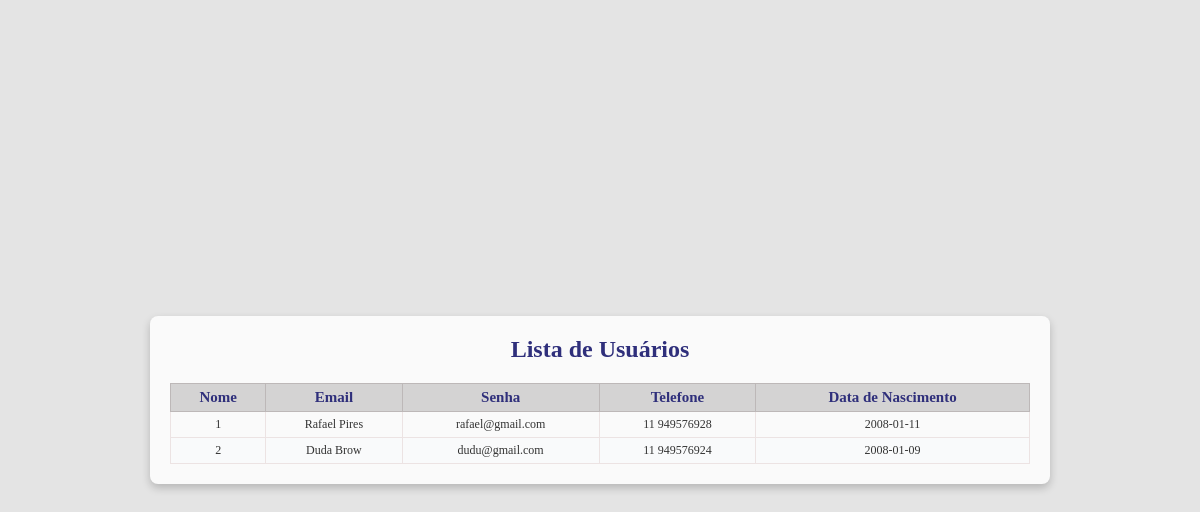
The app's page /lista, older data.
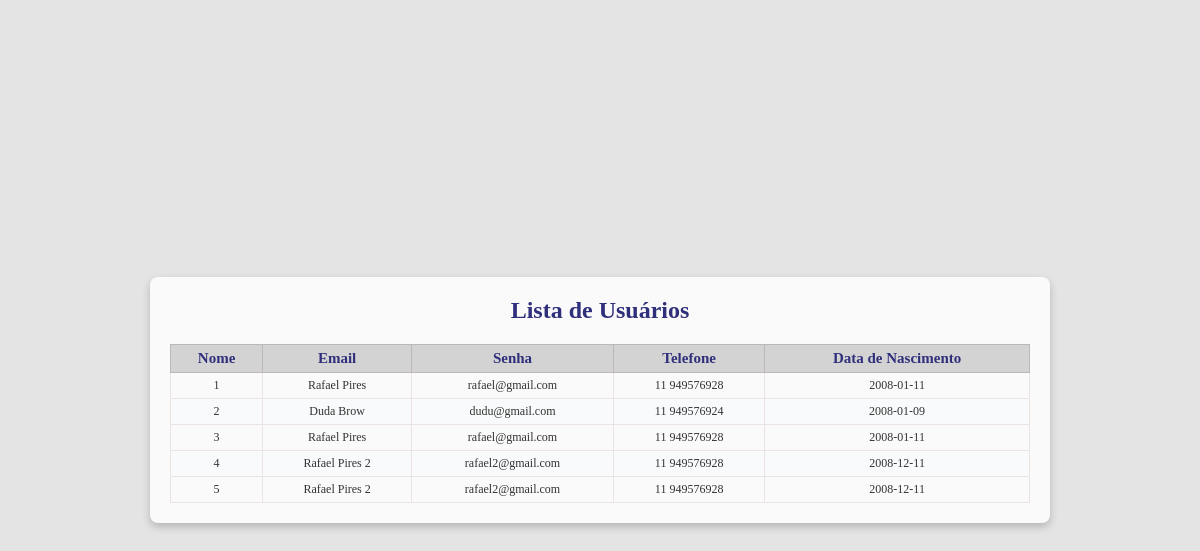
The same page, newer data.
### ddd-main/ddd-main/projeto_21_12 - Copia/models/PessoaM.py (models this page shows, shortened)
class Person(db.Model):
    __tablename__ = 'Person'
    id_person = db.Column(db.Integer, primary_key=True, autoincrement=True)
    name = db.Column(db.String(100), nullable=False)
    email = db.Column(db.String(150), nullable=False)
    password = db.Column(db.String(50), nullable=False)
    access_level = db.Column(db.String(90), nullable=False)
    telefone = db.Column(db.String(50), nullable=False)
    register_date = db.Column(db.String(50), nullable=False)
    orders = db.relationship('Orders', back_populates='person', lazy=True)

### ddd-main/ddd-main/projeto_21_12 - Copia/controllers/listagemC.py (the view)
@lista_controller.route('/lista')
def listagem():
    lista_repository = PersonRepository()
    cadastros = lista_repository.get_all_persons()
    return render_template('listagem.html', cadastros=cadastros)

### ddd-main/ddd-main/projeto_21_12 - Copia/DAO/PessoaDAO.py (called while the page is built)
    @staticmethod
    def get_all_persons():
        return Person.query.all()

### ddd-main/ddd-main/projeto_21_12 - Copia/repository/repository_pessoa.py (called while the page is built)
    def get_all_persons(self):
        return self.person_dao.get_all_persons()

### ddd-main/ddd-main/projeto_21_12 - Copia/templates/listagem.html (shortened to what this page needs)
<html lang="pt-BR">
<head>
    <link rel="stylesheet" href="{{ url_for('static', filename='listagem.css') }}">
    <link rel="stylesheet" href="https://cdnjs.cloudflare.com/ajax/libs/font-awesome/6.6.0/css/all.min.css"
 />
</head>
<body>
    <div class="container">
        <div class="table-section">
            <h2>Lista de Usuários</h2>
            <table>
                <thead>
                    <tr>
                        <th>Nome</th>
                        <th>Email</th>
                        <th>Senha</th>
                        <th>Telefone</th>
                        <th>Data de Nascimento</th>
                    </tr>
                </thead>
                <tbody id="itemList">
                    {% for usuario in cadastros %}
                    <tr>
                        <td><center>{{ usuario.id_person }}</center></td>
                        <td><center>{{ usuario.name }}</center></td>
                        <td><center>{{ usuario.email }}</center></td>
                        <td><center>{{ usuario.telefone }}</center></td>
                        <td><center>{{ usuario.register_date }}</center></td>
                    </tr>
                    {% endfor %}
                </tbody>
            </table>
        </div>
    </div>
</body>

### ddd-main/ddd-main/projeto_21_12 - Copia/static/listagem.css (style rules this page uses)
* { margin: 0; padding: 0; box-sizing: border-box; }
body { font-family: 'Financier display'; background-color: #e4e4e4; color: #333; display: flex; justify-content: center; align-items: center; height: 100vh; }
.container { display: flex; gap: 20px; width: 80%; max-width: 900px; margin: auto; }
.table-section { background-color: #fafafa; border-radius: 8px; box-shadow: 0 4px 8px rgba(0, 0, 0, 0.199); padding: 20px; flex: 1; }
h2 { font-size: 24px; margin-bottom: 20px; color: #2f2f7b; text-align: center; }
table { width: 100%; border-collapse: collapse; font-size: 15px; }
table th, table td { padding: 5px; border: 1px solid #ece3e3; text-align: center; }
table td { font-size: 12px; text-align: left !important; }
table th { background-color: #d4d3d3; color: #2f2f7b; border: 1px solid #bdb8b8; }
table tr:nth-child(even) { background-color: #f9fafb; }

Row changes from the older to the newer data that the page shows:
added Person: id_person "3", name "Rafael Pires", email "rafael@gmail.com", telefone "11 949576928", register_date "2008-01-11"
added Person: id_person "4", name "Rafael Pires 2", email "rafael2@gmail.com", telefone "11 949576928", register_date "2008-12-11"
added Person: id_person "5", name "Rafael Pires 2", email "rafael2@gmail.com", telefone "11 949576928", register_date "2008-12-11"
